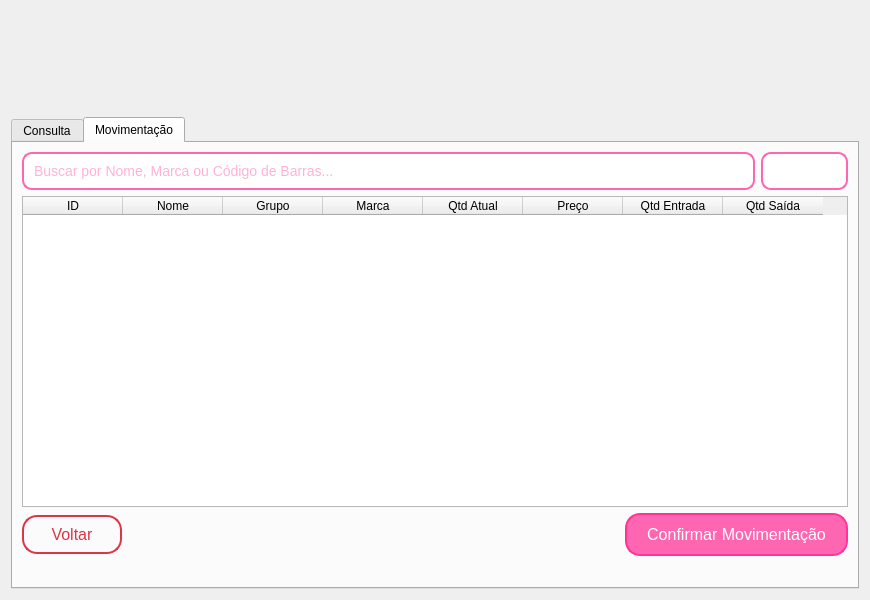
<?xml version="1.0" encoding="UTF-8"?>
<ui version="4.0">
 <class>ControleEstoque</class>
 <widget class="QDialog" name="ControleEstoque">
  <property name="geometry">
   <rect>
    <x>0</x>
    <y>0</y>
    <width>870</width>
    <height>600</height>
   </rect>
  </property>
  <property name="windowTitle">
   <string>Controle de Estoque</string>
  </property>
  <layout class="QVBoxLayout" name="verticalLayout">
   <item>
    <layout class="QHBoxLayout" name="logoHorizontalLayout">
     <item>
      <spacer name="leftSpacer">
       <property name="orientation">
        <enum>Qt::Orientation::Horizontal</enum>
       </property>
       <property name="sizeHint" stdset="0">
        <size>
         <width>40</width>
         <height>20</height>
        </size>
       </property>
      </spacer>
     </item>
     <item>
      <widget class="QLabel" name="logoLabel">
       <property name="minimumSize">
        <size>
         <width>264</width>
         <height>100</height>
        </size>
       </property>
       <property name="maximumSize">
        <size>
         <width>264</width>
         <height>100</height>
        </size>
       </property>
       <property name="pixmap">
        <pixmap resource="resources.qrc">:/imagens/logo.png</pixmap>
       </property>
       <property name="scaledContents">
        <bool>true</bool>
       </property>
      </widget>
     </item>
     <item>
      <spacer name="rightSpacer">
       <property name="orientation">
        <enum>Qt::Orientation::Horizontal</enum>
       </property>
       <property name="sizeHint" stdset="0">
        <size>
         <width>40</width>
         <height>20</height>
        </size>
       </property>
      </spacer>
     </item>
    </layout>
   </item>
   <item>
    <widget class="QTabWidget" name="tabWidget">
     <property name="minimumSize">
      <size>
       <width>807</width>
       <height>0</height>
      </size>
     </property>
     <property name="currentIndex">
      <number>1</number>
     </property>
     <widget class="QWidget" name="tabConsulta">
      <attribute name="title">
       <string>Consulta</string>
      </attribute>
      <layout class="QVBoxLayout" name="verticalLayoutConsulta">
       <item>
        <layout class="QHBoxLayout" name="filtrosLayoutConsulta">
         <item>
          <widget class="QLineEdit" name="buscaLineEdit">
           <property name="styleSheet">
            <string>
             QLineEdit {
               border: 2px solid #FF66B2;
               border-radius: 10px;
               padding: 8px;
               font-size: 14px;
               color: #FF66B2;
             }
             QLineEdit:focus {
               border: 2px solid #FF3399;
             }
            </string>
           </property>
           <property name="placeholderText">
            <string>Buscar por Nome, Marca ou Código de Barras...</string>
           </property>
          </widget>
         </item>
         <item>
          <widget class="QComboBox" name="grupoComboBox">
           <property name="styleSheet">
            <string>
             QComboBox {
               border: 2px solid #FF66B2;
               border-radius: 10px;
               padding: 8px;
               font-size: 14px;
               color: #FF66B2;
             }
             QComboBox:focus {
               border: 2px solid #FF3399;
             }
             QComboBox::drop-down {
               border: none;
               background: transparent;
             }
             QComboBox::down-arrow {
               image: url(:/resources/arrow-down.png);
             }
            </string>
           </property>
           <property name="sizeAdjustPolicy">
            <enum>QComboBox::SizeAdjustPolicy::AdjustToContents</enum>
           </property>
          </widget>
         </item>
        </layout>
       </item>
       <item>
        <widget class="QTableWidget" name="tabelaProdutos">
         <property name="columnCount">
          <number>6</number>
         </property>
         <column>
          <property name="text">
           <string>ID</string>
          </property>
         </column>
         <column>
          <property name="text">
           <string>Nome</string>
          </property>
         </column>
         <column>
          <property name="text">
           <string>Grupo</string>
          </property>
         </column>
         <column>
          <property name="text">
           <string>Marca</string>
          </property>
         </column>
         <column>
          <property name="text">
           <string>Qtd</string>
          </property>
         </column>
         <column>
          <property name="text">
           <string>Preço</string>
          </property>
         </column>
        </widget>
       </item>
       <item>
        <layout class="QHBoxLayout" name="botoesConsultaLayout">
         <item>
          <widget class="QPushButton" name="btnVoltarConsulta">
           <property name="minimumSize">
            <size>
             <width>100</width>
             <height>35</height>
            </size>
           </property>
           <property name="styleSheet">
            <string>
             QPushButton {
               background-color: transparent;
               color: #DC3545;
               border-radius: 15px;
               border: 2px solid #DC3545;
               padding: 8px 15px;
               font-size: 16px;
             }
             QPushButton:hover {
               background-color: #DC3545;
               color: white;
               border: 2px solid #DC3545;
             }
            </string>
           </property>
           <property name="text">
            <string>Voltar</string>
           </property>
          </widget>
         </item>
         <item>
          <spacer name="horizontalSpacerConsulta">
           <property name="orientation">
            <enum>Qt::Orientation::Horizontal</enum>
           </property>
           <property name="sizeHint" stdset="0">
            <size>
             <width>40</width>
             <height>20</height>
            </size>
           </property>
          </spacer>
         </item>
        </layout>
       </item>
      </layout>
     </widget>
     <widget class="QWidget" name="tabMovimentacao">
      <attribute name="title">
       <string>Movimentação</string>
      </attribute>
      <layout class="QVBoxLayout" name="verticalLayoutMovimentacao">
       <item>
        <layout class="QHBoxLayout" name="filtrosLayoutMovimentacao">
         <item>
          <widget class="QLineEdit" name="buscaMovimentacaoLineEdit">
           <property name="styleSheet">
            <string>
             QLineEdit {
               border: 2px solid #FF66B2;
               border-radius: 10px;
               padding: 8px;
               font-size: 14px;
               color: #FF66B2;
             }
             QLineEdit:focus {
               border: 2px solid #FF3399;
             }
            </string>
           </property>
           <property name="placeholderText">
            <string>Buscar por Nome, Marca ou Código de Barras...</string>
           </property>
          </widget>
         </item>
         <item>
          <widget class="QComboBox" name="grupoMovimentacaoComboBox">
           <property name="styleSheet">
            <string>
             QComboBox {
               border: 2px solid #FF66B2;
               border-radius: 10px;
               padding: 8px;
               font-size: 14px;
               color: #FF66B2;
             }
             QComboBox:focus {
               border: 2px solid #FF3399;
             }
             QComboBox::drop-down {
               border: none;
               background: transparent;
             }
             QComboBox::down-arrow {
               image: url(:/resources/arrow-down.png);
             }
            </string>
           </property>
           <property name="sizeAdjustPolicy">
            <enum>QComboBox::SizeAdjustPolicy::AdjustToContents</enum>
           </property>
          </widget>
         </item>
        </layout>
       </item>
       <item>
        <widget class="QTableWidget" name="movimentacaoTableWidget">
         <property name="minimumSize">
          <size>
           <width>807</width>
           <height>280</height>
          </size>
         </property>
         <property name="columnCount">
          <number>8</number>
         </property>
         <column>
          <property name="text">
           <string>ID</string>
          </property>
         </column>
         <column>
          <property name="text">
           <string>Nome</string>
          </property>
         </column>
         <column>
          <property name="text">
           <string>Grupo</string>
          </property>
         </column>
         <column>
          <property name="text">
           <string>Marca</string>
          </property>
         </column>
         <column>
          <property name="text">
           <string>Qtd Atual</string>
          </property>
         </column>
         <column>
          <property name="text">
           <string>Preço</string>
          </property>
         </column>
         <column>
          <property name="text">
           <string>Qtd Entrada</string>
          </property>
         </column>
         <column>
          <property name="text">
           <string>Qtd Saída</string>
          </property>
         </column>
        </widget>
       </item>
       <item>
        <layout class="QHBoxLayout" name="botoesMovimentacaoLayout">
         <item>
          <widget class="QPushButton" name="btnVoltar">
           <property name="minimumSize">
            <size>
             <width>100</width>
             <height>35</height>
            </size>
           </property>
           <property name="styleSheet">
            <string>
             QPushButton {
               background-color: transparent;
               color: #DC3545;
               border-radius: 15px;
               border: 2px solid #DC3545;
               padding: 8px 15px;
               font-size: 16px;
             }
             QPushButton:hover {
               background-color: #DC3545;
               color: white;
               border: 2px solid #DC3545;
             }
            </string>
           </property>
           <property name="text">
            <string>Voltar</string>
           </property>
          </widget>
         </item>
         <item>
          <spacer name="horizontalSpacerMovimentacaoBotoes">
           <property name="orientation">
            <enum>Qt::Orientation::Horizontal</enum>
           </property>
           <property name="sizeHint" stdset="0">
            <size>
             <width>40</width>
             <height>20</height>
            </size>
           </property>
          </spacer>
         </item>
         <item>
          <widget class="QPushButton" name="confirmarMovimentacaoButton">
           <property name="styleSheet">
            <string>
              QPushButton {
                background-color: #FF66B2;
                color: white;
                border-radius: 15px;
                border: 2px solid #FF3399;
                padding: 10px 20px;
                font-size: 16px;
              }
              QPushButton:hover {
                background-color: #FF3399;
                border-color: #FF66B2;
              }
            </string>
           </property>
           <property name="text">
            <string>Confirmar Movimentação</string>
           </property>
          </widget>
         </item>
        </layout>
       </item>
       <item>
        <widget class="QLabel" name="movimentacaoMsgLabel">
         <property name="styleSheet">
          <string>
            QLabel {
              font-weight: bold;
              font-size: 14px;
              color: #FF66B2;
            }
          </string>
         </property>
         <property name="text">
          <string/>
         </property>
        </widget>
       </item>
      </layout>
     </widget>
    </widget>
   </item>
  </layout>
 </widget>
 <resources>
  <include location="resources.qrc"/>
 </resources>
 <connections/>
</ui>
